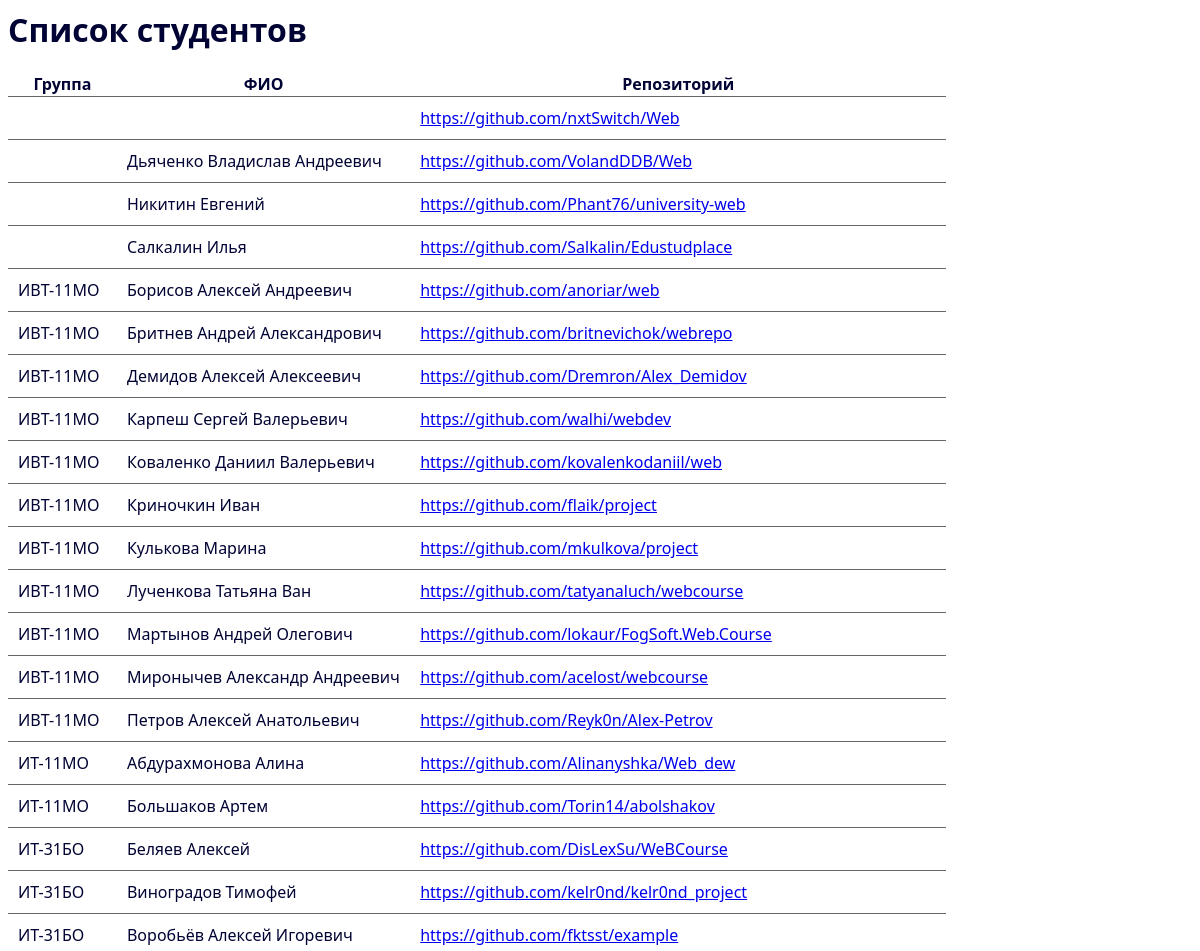
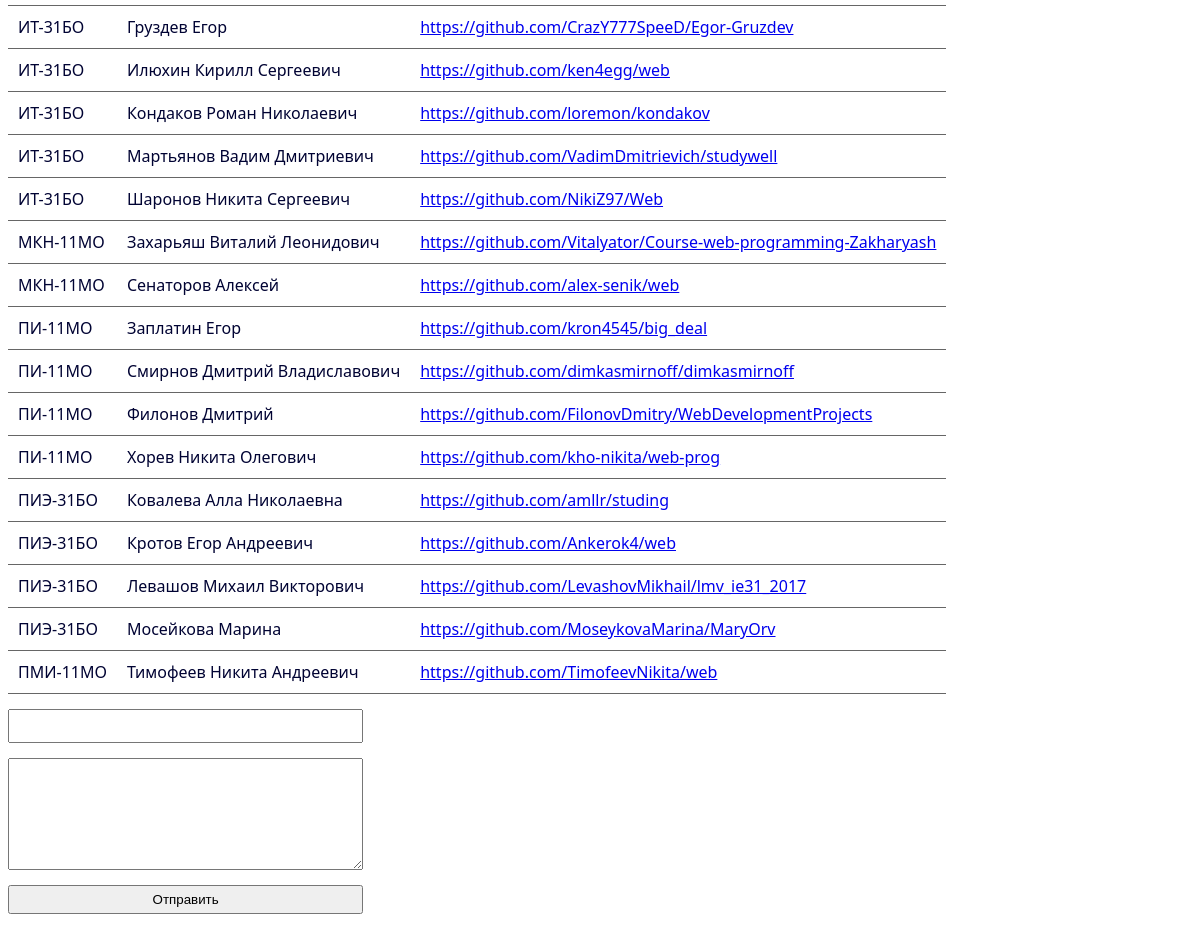
The page / on the database its author committed (2 pictures, top to bottom).
### tables this page shows
CREATE TABLE IF NOT EXISTS `students` (
  `id` int(11) NOT NULL AUTO_INCREMENT,
  `name` varchar(128) NOT NULL,
  `stud_group` varchar(128) NOT NULL,
  `github` varchar(128) NOT NULL,
  PRIMARY KEY (`id`),
  UNIQUE KEY `id` (`id`)
);

### index.php (the view, shortened to what this page needs)
<html>
    <head>
        <link rel="stylesheet" href="./font.css" />
        <link rel="stylesheet" href="./style.css" />
    <head>
    </head>
    <body>
        <h1>Список студентов</h1>
        <?php
            $result = mysql_query(
            "select
                students.stud_group,
                students.name,
                students.github
             from students
             left outer join students_tasks on students_tasks.student_id = students.id
             left outer join tasks on students_tasks.task_id = tasks.id
             left outer join students_labs on students_labs.student_id = students.id
             left outer join labs on students_labs.lab_id = labs.id
             order by 1, 2;");
        ?>
        <table>
            <tr>
                <th>Группа</th>
                <th>ФИО</th>
                <th>Репозиторий</th>
            </tr>
        <?php while ($row = mysql_fetch_array($result, MYSQL_ASSOC)) { ?>
            <tr>
                <td><?php echo $row["stud_group"]; ?></td>
                <td><?php echo $row["name"]; ?></td>
                <td><a href="<?php echo $row["github"]; ?>" target="_blank"><?php echo $row["github"]; ?></a></td>
            </tr>
        <?php } ?>
        </table>
        <form action="add.php" method="post">
            <input type="text" name="student"/>
            <textarea rows="5" name="question"></textarea>
            <input type="submit" value="Отправить"/>
        </form>
    </body>
</html>

### style.css (style rules this page uses)
body { font-family: 'Noto Sans', sans-serif; color: 333; }
table { border-collapse: collapse; }
tr { border-bottom: 1px solid #666; }
td { padding: 10px; }
input, textarea { display: block; margin-top: 15px; padding: 5px; line-height: 1.5; width: 30%; }
textarea { resize: vertical; }

### rows shown on the page
students: github "https://github.com/nxtSwitch/Web"
students: name "Дьяченко Владислав Андреевич", github "https://github.com/VolandDDB/Web"
students: name "Никитин Евгений", github "https://github.com/Phant76/university-web"
students: name "Салкалин Илья", github "https://github.com/Salkalin/Edustudplace"
students: stud_group "ИВТ-11МО", name "Борисов Алексей Андреевич", github "https://github.com/anoriar/web"
students: stud_group "ИВТ-11МО", name "Бритнев Андрей Александрович", github "https://github.com/britnevichok/webrepo"
students: stud_group "ИВТ-11МО", name "Демидов Алексей Алексеевич", github "https://github.com/Dremron/Alex_Demidov"
students: stud_group "ИВТ-11МО", name "Карпеш Сергей Валерьевич", github "https://github.com/walhi/webdev"
students: stud_group "ИВТ-11МО", name "Коваленко Даниил Валерьевич", github "https://github.com/kovalenkodaniil/web"
students: stud_group "ИВТ-11МО", name "Криночкин Иван", github "https://github.com/flaik/project"
students: stud_group "ИВТ-11МО", name "Кулькова Марина", github "https://github.com/mkulkova/project"
students: stud_group "ИВТ-11МО", name "Лученкова Татьяна Ван", github "https://github.com/tatyanaluch/webcourse"
students: stud_group "ИВТ-11МО", name "Мартынов Андрей Олегович", github "https://github.com/lokaur/FogSoft.Web.Course"
students: stud_group "ИВТ-11МО", name "Миронычев Александр Андреевич", github "https://github.com/acelost/webcourse"
students: stud_group "ИВТ-11МО", name "Петров Алексей Анатольевич", github "https://github.com/Reyk0n/Alex-Petrov"
students: stud_group "ИТ-11MO", name "Абдурахмонова Алина", github "https://github.com/Alinanyshka/Web_dew"
students: stud_group "ИТ-11МО", name "Большаков Артем", github "https://github.com/Torin14/abolshakov"
students: stud_group "ИТ-31БО", name "Беляев Алексей", github "https://github.com/DisLexSu/WeBCourse"
students: stud_group "ИТ-31БО", name "Виноградов Тимофей", github "https://github.com/kelr0nd/kelr0nd_project"
students: stud_group "ИТ-31БО", name "Воробьёв Алексей Игоревич", github "https://github.com/fktsst/example"
students: stud_group "ИТ-31БО", name "Груздев Егор", github "https://github.com/CrazY777SpeeD/Egor-Gruzdev"
students: stud_group "ИТ-31БО", name "Илюхин Кирилл Сергеевич", github "https://github.com/ken4egg/web"
students: stud_group "ИТ-31БО", name "Кондаков Роман Николаевич", github "https://github.com/loremon/kondakov"
students: stud_group "ИТ-31БО", name "Мартьянов Вадим Дмитриевич", github "https://github.com/VadimDmitrievich/studywell"
students: stud_group "ИТ-31БО", name "Шаронов Никита Сергеевич", github "https://github.com/NikiZ97/Web"
students: stud_group "МКН-11МО", name "Захарьяш Виталий Леонидович", github "https://github.com/Vitalyator/Course-web-programming-Zakharyash"
students: stud_group "МКН-11МО", name "Сенаторов Алексей", github "https://github.com/alex-senik/web"
students: stud_group "ПИ-11МО", name "Заплатин Егор", github "https://github.com/kron4545/big_deal"
students: stud_group "ПИ-11МО", name "Смирнов Дмитрий Владиславович", github "https://github.com/dimkasmirnoff/dimkasmirnoff"
students: stud_group "ПИ-11МО", name "Филонов Дмитрий", github "https://github.com/FilonovDmitry/WebDevelopmentProjects"
students: stud_group "ПИ-11МО", name "Хорев Никита Олегович", github "https://github.com/kho-nikita/web-prog"
students: stud_group "ПИЭ-31БО", name "Ковалева Алла Николаевна", github "https://github.com/amllr/studing"
students: stud_group "ПИЭ-31БО", name "Кротов Егор Андреевич", github "https://github.com/Ankerok4/web"
students: stud_group "ПИЭ-31БО", name "Левашов Михаил Викторович", github "https://github.com/LevashovMikhail/lmv_ie31_2017"
students: stud_group "ПИЭ-31БО", name "Мосейкова Марина", github "https://github.com/MoseykovaMarina/MaryOrv"
students: stud_group "ПМИ-11МО", name "Тимофеев Никита Андреевич", github "https://github.com/TimofeevNikita/web"
